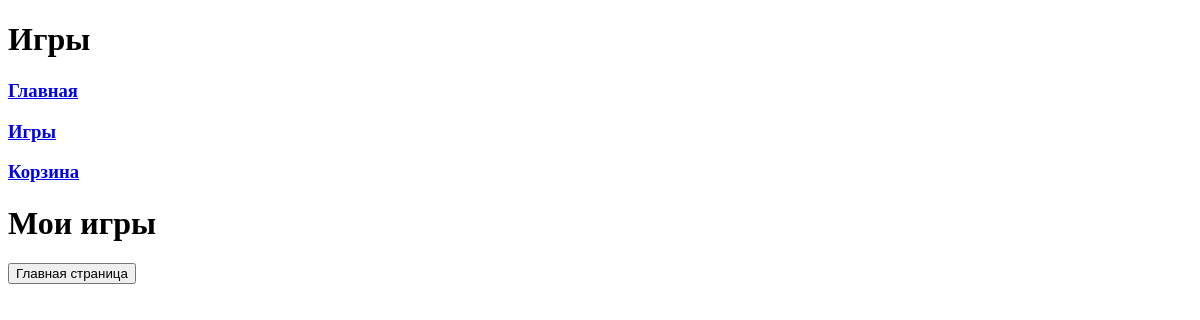
Page /courses/ on the earlier database version.
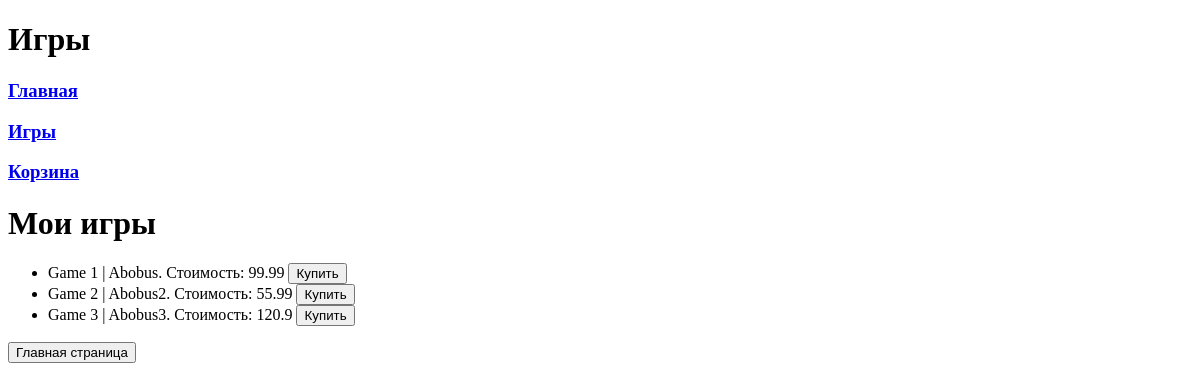
Same page on the later database version.
### task1/models.py (models this page shows)
class Game(models.Model):
    title = models.CharField(max_length=30)
    cost = models.FloatField()
    size = models.FloatField()
    description = models.TextField()
    age_limited = models.BooleanField(default=False)
    buyer = models.ManyToManyField(Buyer, related_name='games')

### task1/views.py (the view)
# urls.py: path('courses/', courses),
def courses(request):
    title = 'Игры Ииу'
    head = 'Мои игры'
    games = Game.objects.all()
    home = 'Главная страница'
    context = {
        'title': title,
        'head': head,
        'courses': courses,
        'home': home,
        'games': games,
    }
    return render(request, 'task4/courses.html', context)

### templates/task4/courses.html
{% extends "task4/base.html" %}
{% block pagename %}
    <h1>Игры</h1>
{% endblock %}
{% block nav %}
    {{ block.super }}
{% endblock %}
{% block main %}
    <h1>{{head}}</h1>
    <ul>
        {% for game in games %}
            <li>{{game.title}} | {{ game.description }}. Стоимость: {{ game.cost }} <button>Купить</button></li>
        {% endfor %}
    </ul>
{% endblock %}
{% block footer %}
    {{ block.super }}
{% endblock %}

Differences in the rows shown:
added Game: title "Game 1", description "Abobus", cost "99.99"
added Game: title "Game 2", description "Abobus2", cost "55.99"
added Game: title "Game 3", description "Abobus3", cost "120.9"
